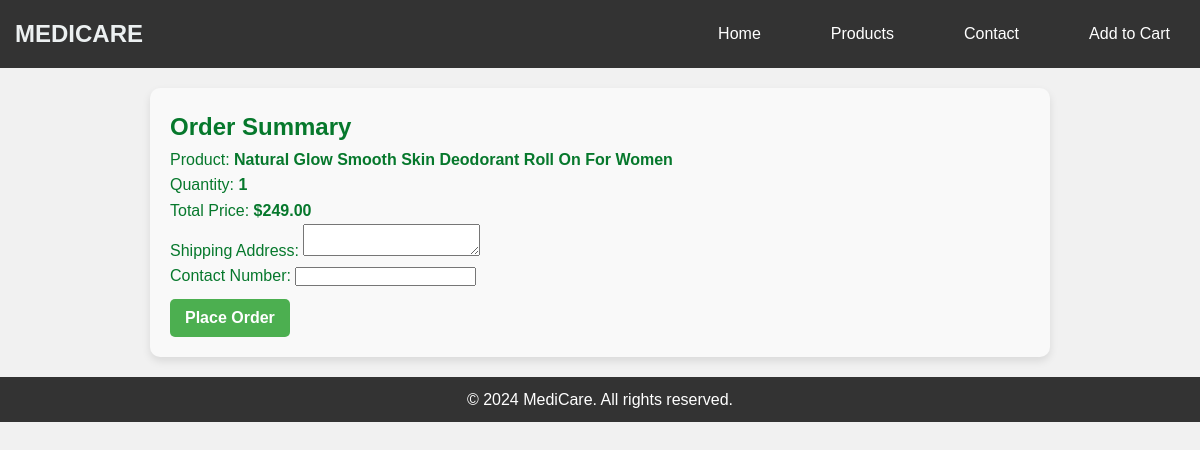
The app's page /userdashboard/buy_now.php?id=15 with its own data.
### tables this page shows
CREATE TABLE `products` (
  `id` int(11) NOT NULL,
  `name` varchar(255) NOT NULL,
  `price` decimal(10,2) NOT NULL,
  `stock` int(11) NOT NULL,
  `image` varchar(255) NOT NULL,
  `discounted_price` int(100) NOT NULL,
  `category` varchar(100) NOT NULL
);

### userdashboard/buy_now.php (the view, shortened to what this page needs)
<?php
$servername = "localhost";
$username = "root";
$password = "root";
$dbname = "medico_shop";
$conn = new mysqli($servername, $username, $password, $dbname);
$productId = isset($_GET['id']) ? intval($_GET['id']) : 0;
$quantity = isset($_GET['quantity']) ? intval($_GET['quantity']) : 1;
if ($productId > 0 && $quantity > 0) {
    $sql = "SELECT * FROM products WHERE id = $productId";
    $result = $conn->query($sql);
    $product = $result->fetch_assoc();
    if ($product) {
        ?>
        <!DOCTYPE html>
        <html lang="en">
        <head>
            <link rel="stylesheet" href="styles.css">
        </head>
        <body>
            <header>
                <h1 class="logo">MediCare</h1>
                <nav>
                    <ul>
                        <li><a href="index.html">Home</a></li>
                        <li><a href="products.html">Products</a></li>
                        <li><a href="contact.html">Contact</a></li>
                        <li><a href="Add_to_cart.html">Add to Cart</a></li>
                    </ul>
                </nav>
            </header>
            <main>
                <h2>Order Summary</h2>
                <form action="place_order.php" method="POST">
                    <p>Product: <strong><?php echo htmlspecialchars($product['name'], ENT_QUOTES); ?></strong></p>
                    <p>Quantity: <strong><?php echo htmlspecialchars($quantity, ENT_QUOTES); ?></strong></p>
                    <p>Total Price: <strong>$<?php echo number_format($product['price'] * $quantity, 2); ?></strong></p>
                    <div>
                        <label for="shipping_address">Shipping Address:</label>
                        <textarea id="shipping_address" name="shipping_address" required></textarea>
                    </div>
                    <div>
                        <label for="contact_number">Contact Number:</label>
                        <input type="tel" id="contact_number" name="contact_number" required>
                    </div>
                    <button type="submit" class="btn place-order">Place Order</button>
                </form>
            </main>
            <footer>
                <p>&copy; 2024 MediCare. All rights reserved.</p>
            </footer>
        </body>
        </html>
        <?php
    } else {
        echo "Product not found!";
    }
} else {
    echo "Invalid product ID or quantity!";
}
?>

### userdashboard/styles.css (style rules this page uses)
* { margin: 0; padding: 0; box-sizing: border-box; font-family: 'Poppins', sans-serif; }
body { background-color: #f1f1f1; color: #06782c; line-height: 1.6; }
a { text-decoration: none; color: inherit; }
h1, h2, h3 { font-family: 'Montserrat', sans-serif; }
header { background-color: #06782c; padding: 10px 20px; }
.logo { color: #ecf0f1; font-size: 24px; font-weight: bold; text-transform: uppercase; }
nav ul { list-style-type: none; margin: 0; padding: 0; display: flex; gap: 20px; }
nav a { color: #ecf0f1; text-decoration: none; padding: 10px 15px; border-radius: 5px; transition: background-color 0.3s ease; }
.btn { background-color: #06782c; color: white; padding: 12px 25px; border-radius: 5px; transition: background-color 0.3s; font-weight: bold; }
footer { background-color: #076738; color: #ecf0f1; text-align: center; padding: 20px; }
footer p { font-size: 16px; }
.btn { background-color: #4CAF50; color: white; border: none; padding: 10px 15px; text-align: center; text-decoration: none; display: inline-block; font-size: 16px; border-radius: 5px; cursor: pointer; margin-top: 10px; }

### userdashboard/buy_now.php (style rules this page uses)
* { margin: 0; padding: 0; box-sizing: border-box; }
body { font-family: Arial, sans-serif; }
header { display: flex; justify-content: space-between; align-items: center; background-color: #333; padding: 15px; color: white; }
nav { display: flex; }
nav a { color: white; text-decoration: none; margin-left: 20px; font-size: 16px; }
main { max-width: 900px; margin: 20px auto; padding: 20px; background-color: #f9f9f9; border-radius: 10px; box-shadow: 0 4px 8px rgba(0, 0, 0, 0.1); }
button { padding: 10px 20px; border: none; border-radius: 5px; font-size: 16px; cursor: pointer; transition: background-color 0.3s ease; background-color: #28a745; color: white; }
footer { text-align: center; margin-top: 20px; padding: 10px; background-color: #333; color: white; }

### records on screen
products: name "Natural Glow Smooth Skin Deodorant Roll On For Women", $product['price']*$quantity "249.00"

### other values on screen
$quantity "1"
